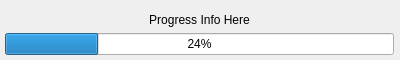
<ui version="4.0" >
 <author></author>
 <comment></comment>
 <exportmacro></exportmacro>
 <class>ProgressWindow</class>
 <widget class="QWidget" name="ProgressWindow" >
  <property name="geometry" >
   <rect>
    <x>0</x>
    <y>0</y>
    <width>400</width>
    <height>60</height>
   </rect>
  </property>
  <widget class="QWidget" name="verticalLayout" >
   <property name="geometry" >
    <rect>
     <x>-1</x>
     <y>-1</y>
     <width>401</width>
     <height>62</height>
    </rect>
   </property>
   <layout class="QVBoxLayout" >
    <property name="margin" >
     <number>6</number>
    </property>
    <property name="spacing" >
     <number>6</number>
    </property>
    <item>
     <widget class="QLabel" name="ProgressLabel" >
      <property name="text" >
       <string>Progress Info Here</string>
      </property>
      <property name="alignment" >
       <set>Qt::AlignBottom|Qt::AlignHCenter</set>
      </property>
     </widget>
    </item>
    <item>
     <widget class="QProgressBar" name="ProgressBar" >
      <property name="value" >
       <number>24</number>
      </property>
      <property name="orientation" >
       <enum>Qt::Horizontal</enum>
      </property>
     </widget>
    </item>
   </layout>
  </widget>
 </widget>
 <pixmapfunction></pixmapfunction>
 <resources/>
 <connections/>
</ui>
